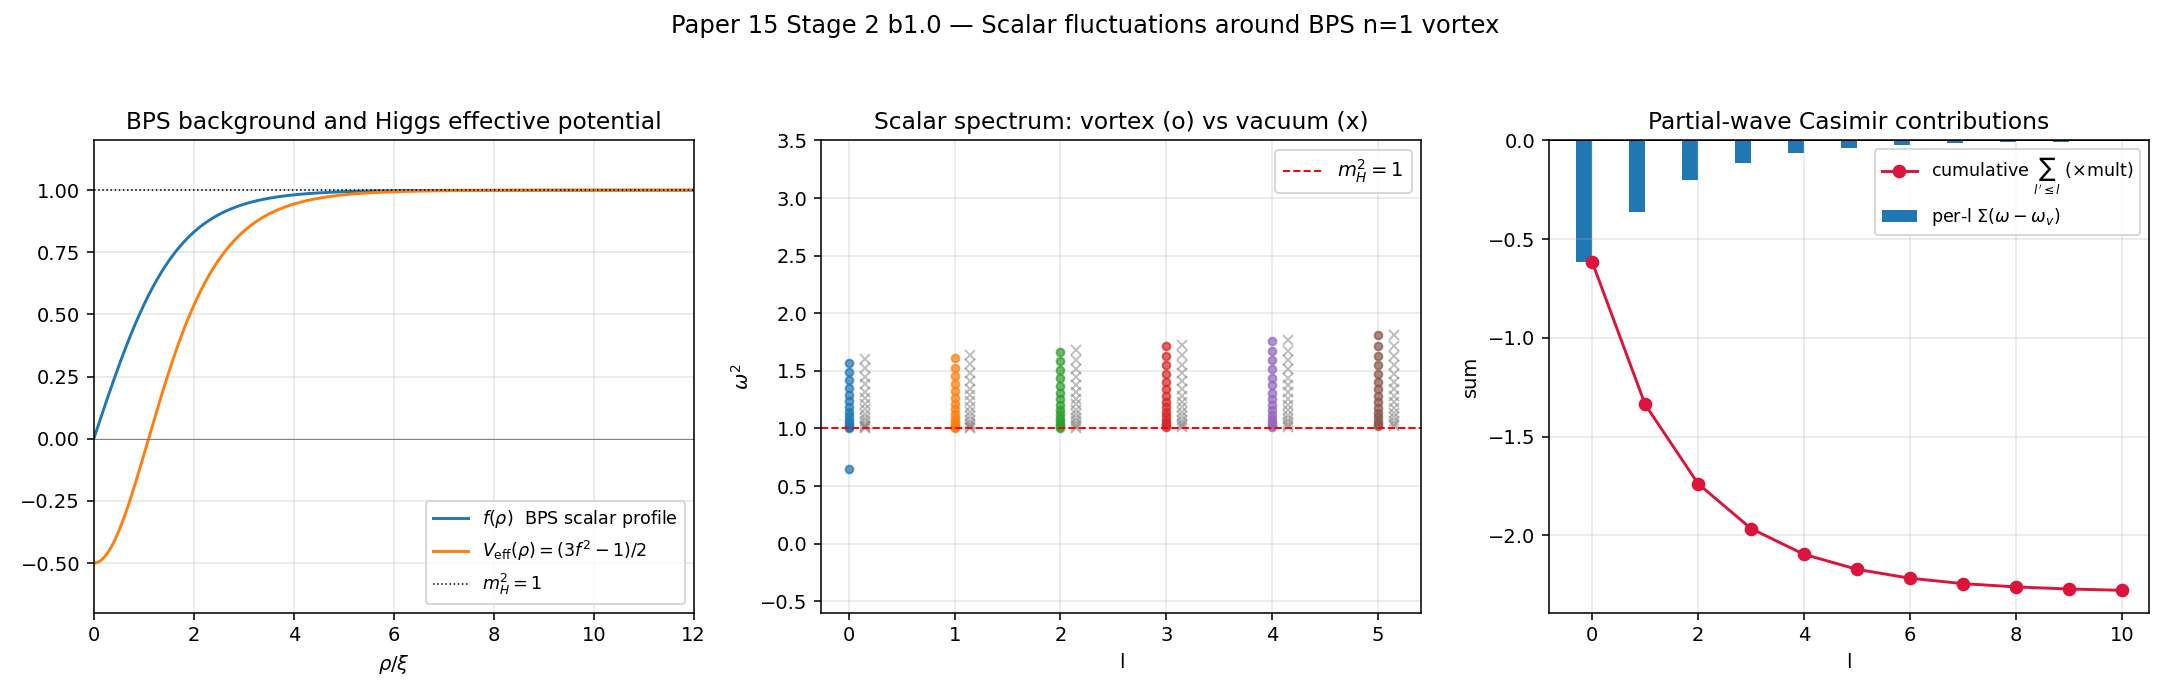

Write the Python code that produced this figure.
#!/usr/bin/env python3
"""
Stage 2 b1.0 — Scalar-fluctuation spectrum around a BPS Nielsen-Olesen vortex.

This is the first, simplest piece of the Alonso-Izquierdo et al. (2016)
one-loop vortex mass calculation.  We ignore the gauge-field fluctuations
and their mixing with the Higgs phase — those enter in b1.1 through the
full 4×4 matrix operator.  Here we diagonalize the pure scalar modulus
fluctuation:

        [-∇² + V_eff(ρ)] δφ  =  ω² δφ,

where V_eff(ρ) = (3 f(ρ)² − 1)/2 is the Higgs effective mass² in the BPS
n=1 vortex background (λ = 1/2 convention, e=v=1).

Angular separation  δφ(ρ, θ) = R_l(ρ) e^{ilθ}  reduces this to 1D per
angular-momentum sector.  We work in Langer variables  u = √ρ · R  so
the radial equation is of standard Schrödinger form:

        [ -d²/dρ² + (l² − 1/4)/ρ²  +  V_eff(ρ) ] u_n,l  =  ω²_n,l  u_n,l ,

with u(0) = u(R_max) = 0.  Discretize on a uniform radial grid,
diagonalize sparse, extract eigenvalues per l.

The vacuum comparison operator has V_eff = m_H² = 1 everywhere (Higgs mass
at BPS).  Both operators admit the same centrifugal barrier and the same
Dirichlet box, so their spectra converge at high n — making the Casimir-
like sum Σ (ω − ω_vac) well-defined in the large-N limit (though formally
still requiring zeta regularization, deferred to b1.2).

What this script tells us
-------------------------
(a) The vortex spectrum has bound states below m_H = 1 (trapped by the
    attractive core V_eff(0) = −1/2), plus a continuum above.
(b) The translational zero mode lives in the gauge-scalar coupled sector,
    NOT this scalar-only sector — so we expect NO exact zero mode here.
(c) The first scalar-sector partial-wave sums give us a baseline for
    order-of-magnitude estimation of Δμ.
"""

from __future__ import annotations

import sys
from pathlib import Path

import matplotlib.pyplot as plt
import numpy as np
from scipy.sparse import diags
from scipy.sparse.linalg import eigsh

sys.path.insert(0, str(Path(__file__).parent))
from nwt_vortex_gravity_flat import solve_bps_profile


# =========================================================================
# Radial Schrödinger operator (Langer form, Dirichlet at both ends).
# =========================================================================

def radial_schrodinger(rho, V, l):
    """Build H = -d²/dρ² + (l²-1/4)/ρ² + V(ρ)  as CSR sparse matrix.

    Grid is uniform.  Dirichlet BC u(rho[0]) = u(rho[-1]) = 0 imposed by
    restricting to interior points (N-2 × N-2 matrix).
    """
    dr = rho[1] - rho[0]
    N = len(rho) - 2                       # interior points
    rho_int = rho[1:-1]
    V_int = V[1:-1]
    centrifugal = (l ** 2 - 0.25) / rho_int ** 2
    diag = 2.0 / dr ** 2 + centrifugal + V_int
    off = -1.0 / dr ** 2 * np.ones(N - 1)
    return diags([off, diag, off], offsets=[-1, 0, 1], format="csr")


def lowest_eigenvalues(H, k):
    vals = eigsh(H, k=k, which="SA", return_eigenvectors=False)
    vals.sort()
    return vals


# =========================================================================
# Main.
# =========================================================================

def main():
    print("=" * 72)
    print(" b1.0  —  Scalar fluctuation spectrum around BPS n=1 vortex")
    print("=" * 72)

    # -- BPS profile on an extended radial grid.
    rho_max = 60.0
    N_rho = 4000
    rho, f, a, fp, ap = solve_bps_profile(
        rho_min=1e-3, rho_max=rho_max, N=2000, dense=N_rho)
    dr = rho[1] - rho[0]
    print(f"\n[1] BPS profile: ρ ∈ [{rho[0]:.3g}, {rho[-1]:.1f}],  "
          f"N={N_rho} pts,  dr={dr:.4f}")
    print(f"    f(0)={f[0]:.3e},  f(ρ_max)={f[-1]:.6f}")

    # -- Effective Higgs mass² in vortex vs vacuum (BPS λ=1/2, v=1)
    V_vortex = 0.5 * (3.0 * f ** 2 - 1.0)
    V_vacuum = np.ones_like(rho)           # m_H² = 2λv² = 1 at BPS, λ=1/2
    mH2 = 1.0

    print(f"\n[2] Effective potentials:")
    print(f"    V_vortex(ρ→0)   = {V_vortex[0]:+.4f}   (attractive core)")
    print(f"    V_vortex(ρ→∞)   = {V_vortex[-1]:+.4f}   (= m_H² = {mH2})")
    print(f"    V_vacuum         = {V_vacuum[0]:+.4f}   (constant)")

    # -- Diagonalize sector by sector.
    l_values = list(range(0, 11))
    k_per_l = 40

    vortex_spec = {}
    vacuum_spec = {}
    for l in l_values:
        Hv = radial_schrodinger(rho, V_vortex, l)
        H0 = radial_schrodinger(rho, V_vacuum, l)
        vortex_spec[l] = lowest_eigenvalues(Hv, k_per_l)
        vacuum_spec[l] = lowest_eigenvalues(H0, k_per_l)

    # =====================================================================
    # [3] Report: bound states, mass gap, sum Σ(ω - ω_vac)
    # =====================================================================
    print(f"\n[3] Per-l spectra  (mass gap m_H² = {mH2}):")
    print(f"    {'l':>3}  {'#bound':>7}  {'ω²_min':>10}  {'ω²_max':>10}  "
          f"{'Σ(ω-ω_v)':>12}")
    partial_sums = {}
    total_shift = 0.0
    for l in l_values:
        omega2_v = vortex_spec[l]
        omega2_0 = vacuum_spec[l]
        n_bound = int(np.sum(omega2_v < mH2))
        # Casimir-like sum, truncated at the k_per_l cutoff
        # ω_n values (some bound-state eigenvalues can be slightly negative
        # from discretization — clip at 0 for √)
        omega_v = np.sqrt(np.maximum(omega2_v, 0.0))
        omega_0 = np.sqrt(np.maximum(omega2_0, 0.0))
        k_common = min(len(omega_v), len(omega_0))
        diff = omega_v[:k_common] - omega_0[:k_common]
        S_l = diff.sum()
        # Angular multiplicity: l=0 once, |l|>0 twice (±l degenerate)
        mult = 1 if l == 0 else 2
        partial_sums[l] = mult * S_l
        total_shift += mult * S_l
        print(f"    {l:>3d}  {n_bound:>7d}  {omega2_v[0]:+10.4f}  "
              f"{omega2_v[-1]:>10.3f}  {S_l:>+12.6f}  (×{mult})")

    print(f"\n    Partial-sum total (l=0..{max(l_values)}):  "
          f"ΔE_scalar ≈ (1/2) Σ = {0.5 * total_shift:+.6f}")
    print(f"    (classical μ_cl = π ≈ {np.pi:.6f}, ratio "
          f"{0.5*total_shift/np.pi:+.4e})")

    print("\n    NOTE: This is partial-wave-truncated and UV-unregulated.")
    print("    The sum slowly diverges as (l_max, k_per_l) → ∞; extracting")
    print("    a finite renormalized Δμ requires zeta regularization (b1.2).")

    # =====================================================================
    # [4] Bound-state count: which l sectors trap modes?
    # =====================================================================
    print(f"\n[4] Bound-state census (ω² < m_H² = 1):")
    n_bound_total = 0
    for l in l_values:
        omega2_v = vortex_spec[l]
        n_bound = int(np.sum(omega2_v < mH2))
        if n_bound > 0:
            mult = 1 if l == 0 else 2
            print(f"    l = ±{l}: {n_bound} bound state(s)  "
                  f"(ω² = {omega2_v[omega2_v < mH2]})  — multiplicity {mult}")
            n_bound_total += mult * n_bound
    print(f"    Total bound scalar modes (with ±l multiplicity): {n_bound_total}")

    # =====================================================================
    # [5] Plot
    # =====================================================================
    fig, axes = plt.subplots(1, 3, figsize=(15.5, 5))

    ax = axes[0]
    ax.plot(rho, f, label=r"$f(\rho)$  BPS scalar profile")
    ax.plot(rho, V_vortex, label=r"$V_{\rm eff}(\rho) = (3f^2-1)/2$")
    ax.axhline(mH2, color="k", ls=":", lw=0.8, label=r"$m_H^2 = 1$")
    ax.axhline(0, color="gray", ls="-", lw=0.5)
    ax.set_xlim(0, 12); ax.set_ylim(-0.7, 1.2)
    ax.set_xlabel(r"$\rho / \xi$")
    ax.set_title("BPS background and Higgs effective potential")
    ax.legend(fontsize=9); ax.grid(alpha=0.3)

    ax = axes[1]
    for l in l_values[:6]:
        vals = vortex_spec[l][:15]
        ax.plot([l] * len(vals), vals, "o", ms=4, alpha=0.7)
        vals0 = vacuum_spec[l][:15]
        ax.plot([l + 0.15] * len(vals0), vals0, "x", ms=5, color="gray",
                alpha=0.5)
    ax.axhline(mH2, color="r", ls="--", lw=1.0, label=r"$m_H^2 = 1$")
    ax.set_xlabel("l"); ax.set_ylabel(r"$\omega^2$")
    ax.set_title("Scalar spectrum: vortex (o) vs vacuum (x)")
    ax.set_ylim(-0.6, 3.5)
    ax.legend(); ax.grid(alpha=0.3)

    ax = axes[2]
    ls = np.array(l_values)
    S_l_vals = np.array([partial_sums[l] / (1 if l == 0 else 2) for l in ls])
    cumsum = np.array([sum(partial_sums[ll] for ll in ls[:i + 1])
                       for i in range(len(ls))])
    ax.bar(ls - 0.15, S_l_vals, width=0.3, color="tab:blue",
           label=r"per-l $\Sigma(\omega-\omega_v)$")
    ax.plot(ls, cumsum, "o-", color="crimson", ms=6,
            label=r"cumulative $\sum_{l'\leq l}$ (×mult)")
    ax.axhline(0, color="k", lw=0.5)
    ax.set_xlabel("l"); ax.set_ylabel("sum")
    ax.set_title("Partial-wave Casimir contributions")
    ax.legend(fontsize=9); ax.grid(alpha=0.3)

    fig.suptitle("Paper 15 Stage 2 b1.0 — Scalar fluctuations "
                 "around BPS n=1 vortex", fontsize=12.5)
    fig.tight_layout(rect=[0, 0, 1, 0.94])
    out = Path(__file__).parent / "nwt_vortex_fluctuations_b1_0.png"
    fig.savefig(out, dpi=140)
    print(f"\n[6] Plot: {out}")

    # Save for b1.1/b1.2 consumption
    out_npz = Path(__file__).parent / "nwt_vortex_fluctuations_b1_0.npz"
    np.savez_compressed(
        out_npz,
        rho=rho, f=f, V_vortex=V_vortex,
        l_values=np.array(l_values),
        vortex_spec=np.array([vortex_spec[l] for l in l_values]),
        vacuum_spec=np.array([vacuum_spec[l] for l in l_values]),
        k_per_l=k_per_l, rho_max=rho_max,
    )
    print(f"    Spectra saved: {out_npz}")


if __name__ == "__main__":
    main()
